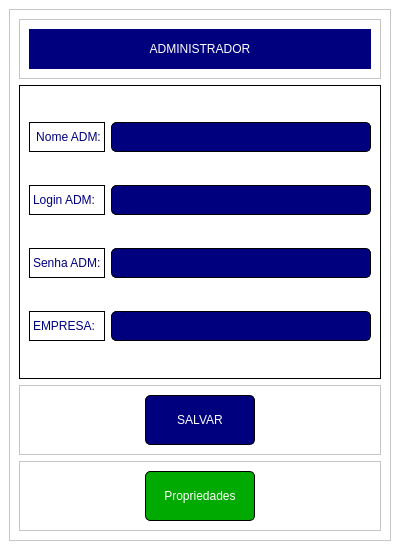
<?xml version="1.0" encoding="UTF-8"?>
<ui version="4.0">
 <class>MainWindow</class>
 <widget class="QMainWindow" name="MainWindow">
  <property name="geometry">
   <rect>
    <x>0</x>
    <y>0</y>
    <width>400</width>
    <height>550</height>
   </rect>
  </property>
  <property name="maximumSize">
   <size>
    <width>400</width>
    <height>550</height>
   </size>
  </property>
  <property name="windowTitle">
   <string>Tela do Administrador</string>
  </property>
  <property name="styleSheet">
   <string notr="true">background-color: rgb(255, 255, 255);</string>
  </property>
  <widget class="QWidget" name="centralwidget">
   <layout class="QHBoxLayout" name="horizontalLayout">
    <item>
     <widget class="QFrame" name="frame">
      <property name="styleSheet">
       <string notr="true"/>
      </property>
      <property name="frameShape">
       <enum>QFrame::StyledPanel</enum>
      </property>
      <property name="frameShadow">
       <enum>QFrame::Raised</enum>
      </property>
      <layout class="QVBoxLayout" name="verticalLayout">
       <item>
        <widget class="QFrame" name="frame_2">
         <property name="maximumSize">
          <size>
           <width>16777215</width>
           <height>60</height>
          </size>
         </property>
         <property name="styleSheet">
          <string notr="true"/>
         </property>
         <property name="frameShape">
          <enum>QFrame::StyledPanel</enum>
         </property>
         <property name="frameShadow">
          <enum>QFrame::Raised</enum>
         </property>
         <layout class="QVBoxLayout" name="verticalLayout_2">
          <item>
           <widget class="QLabel" name="label">
            <property name="maximumSize">
             <size>
              <width>16777215</width>
              <height>40</height>
             </size>
            </property>
            <property name="styleSheet">
             <string notr="true">background-color: rgb(0, 0, 127);
font: 75 16pt &quot;Arial&quot;;
color: rgb(255, 255, 255);</string>
            </property>
            <property name="text">
             <string>&lt;html&gt;&lt;head/&gt;&lt;body&gt;&lt;p align=&quot;center&quot;&gt;ADMINISTRADOR&lt;/p&gt;&lt;/body&gt;&lt;/html&gt;</string>
            </property>
           </widget>
          </item>
         </layout>
        </widget>
       </item>
       <item>
        <widget class="QFrame" name="frame_3">
         <property name="styleSheet">
          <string notr="true">border-style: outset;
border-width: 1px;
border-color: color</string>
         </property>
         <property name="frameShape">
          <enum>QFrame::StyledPanel</enum>
         </property>
         <property name="frameShadow">
          <enum>QFrame::Raised</enum>
         </property>
         <layout class="QGridLayout" name="gridLayout">
          <item row="0" column="0">
           <widget class="QLabel" name="label_2">
            <property name="maximumSize">
             <size>
              <width>16777215</width>
              <height>30</height>
             </size>
            </property>
            <property name="styleSheet">
             <string notr="true">background-color: rgb(255, 255, 255);
font: 75 12pt &quot;Arial&quot;;
color: rgb(0, 0, 127);</string>
            </property>
            <property name="text">
             <string>&lt;html&gt;&lt;head/&gt;&lt;body&gt;&lt;p align=&quot;center&quot;&gt;Nome ADM:&lt;/p&gt;&lt;/body&gt;&lt;/html&gt;</string>
            </property>
           </widget>
          </item>
          <item row="0" column="1">
           <widget class="QLineEdit" name="ln_nomeADM">
            <property name="maximumSize">
             <size>
              <width>16777215</width>
              <height>30</height>
             </size>
            </property>
            <property name="styleSheet">
             <string notr="true">background-color: rgb(0, 0, 127);
color: rgb(255, 255, 255);
font: 12pt &quot;Arial&quot;;
border-radius: 5px;
padding-left: 5px</string>
            </property>
           </widget>
          </item>
          <item row="1" column="0">
           <widget class="QLabel" name="label_3">
            <property name="maximumSize">
             <size>
              <width>16777215</width>
              <height>30</height>
             </size>
            </property>
            <property name="styleSheet">
             <string notr="true">background-color: rgb(255, 255, 255);
color: rgb(0, 0, 127);
font: 75 12pt &quot;Arial&quot;;</string>
            </property>
            <property name="text">
             <string>Login ADM:</string>
            </property>
           </widget>
          </item>
          <item row="1" column="1">
           <widget class="QLineEdit" name="ln_loginADM">
            <property name="maximumSize">
             <size>
              <width>16777215</width>
              <height>30</height>
             </size>
            </property>
            <property name="styleSheet">
             <string notr="true">background-color: rgb(0, 0, 127);
color: rgb(255, 255, 255);
font: 12pt &quot;Arial&quot;;
border-radius: 5px;
padding-left: 5px</string>
            </property>
           </widget>
          </item>
          <item row="2" column="0">
           <widget class="QLabel" name="label_4">
            <property name="maximumSize">
             <size>
              <width>16777215</width>
              <height>30</height>
             </size>
            </property>
            <property name="styleSheet">
             <string notr="true">background-color: rgb(255, 255, 255);
color: rgb(0, 0, 127);
font: 75 12pt &quot;Arial&quot;;</string>
            </property>
            <property name="text">
             <string>Senha ADM:</string>
            </property>
           </widget>
          </item>
          <item row="2" column="1">
           <widget class="QLineEdit" name="ln_senhaADM">
            <property name="maximumSize">
             <size>
              <width>16777215</width>
              <height>30</height>
             </size>
            </property>
            <property name="styleSheet">
             <string notr="true">background-color: rgb(0, 0, 127);
color: rgb(255, 255, 255);
font: 12pt &quot;Arial&quot;;
border-radius: 5px;
padding-left: 5px</string>
            </property>
           </widget>
          </item>
          <item row="3" column="0">
           <widget class="QLabel" name="label_5">
            <property name="maximumSize">
             <size>
              <width>16777215</width>
              <height>30</height>
             </size>
            </property>
            <property name="styleSheet">
             <string notr="true">background-color: rgb(255, 255, 255);
color: rgb(0, 0, 127);
font: 75 12pt &quot;Arial&quot;;</string>
            </property>
            <property name="text">
             <string>EMPRESA:</string>
            </property>
           </widget>
          </item>
          <item row="3" column="1">
           <widget class="QLineEdit" name="ln_empresa">
            <property name="maximumSize">
             <size>
              <width>16777215</width>
              <height>30</height>
             </size>
            </property>
            <property name="styleSheet">
             <string notr="true">background-color: rgb(0, 0, 127);
color: rgb(255, 255, 255);
font: 12pt &quot;Arial&quot;;
border-radius: 5px;
padding-left: 5px</string>
            </property>
           </widget>
          </item>
         </layout>
        </widget>
       </item>
       <item>
        <widget class="QFrame" name="frame_4">
         <property name="maximumSize">
          <size>
           <width>16777215</width>
           <height>70</height>
          </size>
         </property>
         <property name="styleSheet">
          <string notr="true"/>
         </property>
         <property name="frameShape">
          <enum>QFrame::StyledPanel</enum>
         </property>
         <property name="frameShadow">
          <enum>QFrame::Raised</enum>
         </property>
         <layout class="QGridLayout" name="gridLayout_2">
          <item row="0" column="0">
           <widget class="QPushButton" name="bt_salvar">
            <property name="maximumSize">
             <size>
              <width>110</width>
              <height>50</height>
             </size>
            </property>
            <property name="styleSheet">
             <string notr="true">QPushButton{
background-color: rgb(0, 0, 127);
color: rgb(255, 255, 255);
font: 75 16pt &quot;Arial&quot;;
border-style: outset;
border-width: 1px;
border-radius: 5px;
border-color: black
}
QPushButton:pressed{
	background-color: rgb(255, 255, 255);
	color: rgb(0, 0, 127);
	border-color: rgb(0, 0, 127);
}</string>
            </property>
            <property name="text">
             <string>SALVAR</string>
            </property>
           </widget>
          </item>
         </layout>
        </widget>
       </item>
       <item>
        <widget class="QFrame" name="frame_5">
         <property name="maximumSize">
          <size>
           <width>16777215</width>
           <height>70</height>
          </size>
         </property>
         <property name="styleSheet">
          <string notr="true"/>
         </property>
         <property name="frameShape">
          <enum>QFrame::StyledPanel</enum>
         </property>
         <property name="frameShadow">
          <enum>QFrame::Raised</enum>
         </property>
         <layout class="QHBoxLayout" name="horizontalLayout_2">
          <item>
           <widget class="QPushButton" name="bt_propri">
            <property name="maximumSize">
             <size>
              <width>110</width>
              <height>50</height>
             </size>
            </property>
            <property name="styleSheet">
             <string notr="true">QPushButton{
background-color: rgb(0, 170, 0);
color: rgb(255, 255, 255);
font: 75 10pt &quot;Arial&quot;;
border-style: outset;
border-width: 1px;
border-radius: 5px;
border-color: black
}
QPushButton:pressed{
	background-color: rgb(255, 255, 255);
	color: rgb(0, 170, 0);
	border-color: rgb(0, 170, 0);
}</string>
            </property>
            <property name="text">
             <string>Propriedades</string>
            </property>
           </widget>
          </item>
         </layout>
        </widget>
       </item>
      </layout>
     </widget>
    </item>
   </layout>
  </widget>
 </widget>
 <resources/>
 <connections/>
</ui>
